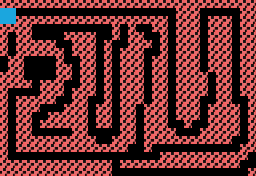

A 2D game scene composited from a Tiled map and its tileset images. What follows is a short description and the map's XML, with every tile layer's data as written:
An orthogonal 32x22 tile map with 8x8 px tiles, 1 tile layer (Capa de patrones 1).

<map version="1.2" tiledversion="2019.12.11" orientation="orthogonal" renderorder="right-down" compressionlevel="0" width="32" height="22" tilewidth="8" tileheight="8" infinite="0" nextlayerid="2" nextobjectid="1">
 <tileset firstgid="1" source="../tileset.tsx" />
 <layer id="1" name="Capa de patrones 1" width="32" height="22">
  <data encoding="csv">
2,2,2,2,2,2,2,2,2,2,2,2,2,2,2,2,2,2,2,2,2,2,2,2,2,2,2,2,2,2,2,2,
4,4,0,0,0,0,0,0,0,0,0,0,0,0,0,0,0,0,0,0,0,0,2,2,2,0,0,0,0,0,2,2,
4,4,2,2,2,2,2,2,2,2,2,2,2,2,2,2,2,2,2,2,2,0,2,2,2,0,2,2,2,0,2,2,
2,2,2,2,0,0,0,0,0,0,0,0,0,0,2,0,2,0,0,2,2,0,2,2,2,0,2,2,2,0,2,2,
2,0,2,2,0,0,0,0,2,2,2,2,0,0,2,0,2,2,0,0,2,0,2,2,2,0,2,2,2,0,2,2,
2,0,2,2,2,2,2,0,0,2,2,2,0,2,0,0,2,2,2,0,2,0,2,2,2,0,2,2,2,0,2,2,
2,0,2,2,2,2,2,2,0,2,2,2,0,2,0,2,2,2,0,0,2,0,2,2,2,0,2,2,2,0,2,2,
0,2,2,0,0,0,0,2,0,0,2,2,0,2,0,2,2,2,0,2,2,0,2,2,2,0,2,2,2,0,2,2,
0,2,2,0,0,0,0,2,2,0,2,2,0,2,0,2,2,2,0,2,2,0,2,2,2,0,2,2,2,0,2,2,
2,2,2,0,0,0,0,2,2,0,2,2,0,2,0,2,2,2,0,2,2,0,2,2,2,2,0,2,2,0,2,2,
2,2,2,2,0,2,2,2,0,0,2,2,0,2,0,2,2,2,0,2,2,0,2,2,2,2,0,2,2,0,2,2,
2,0,0,0,0,2,2,2,0,2,2,2,0,2,0,2,2,2,0,2,2,0,2,2,2,2,0,2,2,0,2,2,
2,0,2,2,2,2,2,0,0,2,2,0,0,2,0,2,2,2,0,2,2,0,2,2,2,0,0,2,2,0,0,2,
2,0,2,2,2,0,0,0,2,2,2,0,2,2,0,2,2,0,2,2,2,0,2,2,2,0,2,2,2,2,0,2,
2,0,2,2,0,0,2,2,2,2,2,0,2,2,0,2,2,0,2,2,2,0,2,2,2,0,2,2,2,2,0,2,
2,0,2,2,0,2,2,2,2,2,2,0,2,2,0,2,2,0,2,2,2,0,0,2,0,0,2,2,2,2,0,2,
2,0,2,2,0,0,0,0,0,2,2,0,0,0,0,2,2,0,2,2,2,2,0,0,0,2,2,2,2,2,0,2,
2,0,2,2,2,2,2,2,2,2,2,2,0,0,2,2,2,0,2,2,2,2,2,2,2,2,2,2,2,0,0,2,
2,0,2,2,2,2,2,2,2,2,2,2,2,2,2,2,0,0,2,0,0,0,0,0,0,0,0,0,0,0,2,2,
2,0,0,0,0,0,0,0,0,0,0,0,0,0,0,0,0,0,0,0,2,2,2,2,2,2,2,2,2,2,2,0,
2,2,2,2,2,2,2,2,2,2,2,2,2,2,0,2,2,2,2,2,2,2,2,2,2,2,2,2,2,2,0,0,
2,2,2,2,2,2,2,2,2,2,2,2,2,2,0,0,0,0,0,0,0,0,0,0,0,0,0,0,0,0,0,2
</data>
 </layer>
</map>
